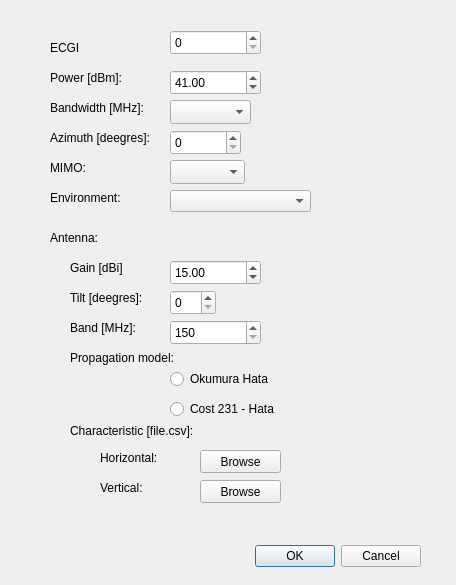
<?xml version="1.0" encoding="UTF-8"?>
<ui version="4.0">
 <class>SectorForm</class>
 <widget class="QDialog" name="SectorForm">
  <property name="geometry">
   <rect>
    <x>0</x>
    <y>0</y>
    <width>456</width>
    <height>585</height>
   </rect>
  </property>
  <property name="windowTitle">
   <string>Dialog</string>
  </property>
  <widget class="QDialogButtonBox" name="buttonBox">
   <property name="geometry">
    <rect>
     <x>80</x>
     <y>540</y>
     <width>341</width>
     <height>32</height>
    </rect>
   </property>
   <property name="orientation">
    <enum>Qt::Horizontal</enum>
   </property>
   <property name="standardButtons">
    <set>QDialogButtonBox::Cancel|QDialogButtonBox::Ok</set>
   </property>
  </widget>
  <widget class="QLabel" name="bandwidhtLabel">
   <property name="geometry">
    <rect>
     <x>50</x>
     <y>100</y>
     <width>111</width>
     <height>16</height>
    </rect>
   </property>
   <property name="text">
    <string>Bandwidth [MHz]:</string>
   </property>
  </widget>
  <widget class="QLabel" name="verticalLabel">
   <property name="geometry">
    <rect>
     <x>100</x>
     <y>480</y>
     <width>55</width>
     <height>16</height>
    </rect>
   </property>
   <property name="text">
    <string>Vertical:</string>
   </property>
  </widget>
  <widget class="QLabel" name="azimuthLabel">
   <property name="geometry">
    <rect>
     <x>50</x>
     <y>130</y>
     <width>121</width>
     <height>16</height>
    </rect>
   </property>
   <property name="text">
    <string>Azimuth [deegres]:</string>
   </property>
  </widget>
  <widget class="QLabel" name="bandLabel">
   <property name="geometry">
    <rect>
     <x>70</x>
     <y>320</y>
     <width>81</width>
     <height>16</height>
    </rect>
   </property>
   <property name="text">
    <string>Band [MHz]:</string>
   </property>
  </widget>
  <widget class="QSpinBox" name="azimuthSpinBox">
   <property name="geometry">
    <rect>
     <x>170</x>
     <y>130</y>
     <width>71</width>
     <height>25</height>
    </rect>
   </property>
   <property name="maximum">
    <number>359</number>
   </property>
  </widget>
  <widget class="QLabel" name="horizonstaLabel">
   <property name="geometry">
    <rect>
     <x>100</x>
     <y>450</y>
     <width>71</width>
     <height>16</height>
    </rect>
   </property>
   <property name="text">
    <string>Horizontal:</string>
   </property>
  </widget>
  <widget class="QDoubleSpinBox" name="powerDoubleSpinBox">
   <property name="geometry">
    <rect>
     <x>170</x>
     <y>70</y>
     <width>91</width>
     <height>25</height>
    </rect>
   </property>
   <property name="maximum">
    <double>50.000000000000000</double>
   </property>
   <property name="value">
    <double>41.000000000000000</double>
   </property>
  </widget>
  <widget class="QLabel" name="antennaLabel">
   <property name="geometry">
    <rect>
     <x>50</x>
     <y>230</y>
     <width>55</width>
     <height>16</height>
    </rect>
   </property>
   <property name="text">
    <string>Antenna:</string>
   </property>
  </widget>
  <widget class="QComboBox" name="mimoBox">
   <property name="geometry">
    <rect>
     <x>170</x>
     <y>160</y>
     <width>75</width>
     <height>24</height>
    </rect>
   </property>
  </widget>
  <widget class="QLabel" name="mimoLabel">
   <property name="geometry">
    <rect>
     <x>50</x>
     <y>160</y>
     <width>55</width>
     <height>16</height>
    </rect>
   </property>
   <property name="text">
    <string>MIMO:</string>
   </property>
  </widget>
  <widget class="QToolButton" name="HorizontalToolButton">
   <property name="geometry">
    <rect>
     <x>200</x>
     <y>450</y>
     <width>81</width>
     <height>23</height>
    </rect>
   </property>
   <property name="text">
    <string>Browse</string>
   </property>
  </widget>
  <widget class="QComboBox" name="bandwidthBox">
   <property name="geometry">
    <rect>
     <x>170</x>
     <y>100</y>
     <width>81</width>
     <height>24</height>
    </rect>
   </property>
  </widget>
  <widget class="QLabel" name="characteristicLabel">
   <property name="geometry">
    <rect>
     <x>70</x>
     <y>420</y>
     <width>151</width>
     <height>21</height>
    </rect>
   </property>
   <property name="text">
    <string>Characteristic [file.csv]:</string>
   </property>
  </widget>
  <widget class="QToolButton" name="VerticalToolButton">
   <property name="geometry">
    <rect>
     <x>200</x>
     <y>480</y>
     <width>81</width>
     <height>23</height>
    </rect>
   </property>
   <property name="text">
    <string>Browse</string>
   </property>
  </widget>
  <widget class="QLabel" name="powerLabel">
   <property name="geometry">
    <rect>
     <x>50</x>
     <y>70</y>
     <width>91</width>
     <height>16</height>
    </rect>
   </property>
   <property name="text">
    <string>Power [dBm]:</string>
   </property>
  </widget>
  <widget class="QSpinBox" name="tiltSpinBox">
   <property name="geometry">
    <rect>
     <x>170</x>
     <y>290</y>
     <width>46</width>
     <height>25</height>
    </rect>
   </property>
   <property name="maximum">
    <number>180</number>
   </property>
  </widget>
  <widget class="QLabel" name="tiltLabel">
   <property name="geometry">
    <rect>
     <x>70</x>
     <y>290</y>
     <width>91</width>
     <height>16</height>
    </rect>
   </property>
   <property name="text">
    <string>Tilt [deegres]:</string>
   </property>
  </widget>
  <widget class="QSpinBox" name="bandSpinBox">
   <property name="geometry">
    <rect>
     <x>170</x>
     <y>320</y>
     <width>91</width>
     <height>25</height>
    </rect>
   </property>
   <property name="minimum">
    <number>150</number>
   </property>
   <property name="maximum">
    <number>2000</number>
   </property>
   <property name="displayIntegerBase">
    <number>10</number>
   </property>
  </widget>
  <widget class="QLabel" name="label">
   <property name="geometry">
    <rect>
     <x>50</x>
     <y>190</y>
     <width>71</width>
     <height>16</height>
    </rect>
   </property>
   <property name="text">
    <string>Environment:</string>
   </property>
  </widget>
  <widget class="QComboBox" name="environmentComboBox">
   <property name="geometry">
    <rect>
     <x>170</x>
     <y>190</y>
     <width>141</width>
     <height>22</height>
    </rect>
   </property>
  </widget>
  <widget class="QLabel" name="label_2">
   <property name="geometry">
    <rect>
     <x>70</x>
     <y>350</y>
     <width>131</width>
     <height>16</height>
    </rect>
   </property>
   <property name="text">
    <string>Propagation model:</string>
   </property>
  </widget>
  <widget class="QRadioButton" name="okumyraRadioButton">
   <property name="geometry">
    <rect>
     <x>170</x>
     <y>370</y>
     <width>131</width>
     <height>18</height>
    </rect>
   </property>
   <property name="text">
    <string>Okumura Hata</string>
   </property>
  </widget>
  <widget class="QRadioButton" name="costRadioButton">
   <property name="geometry">
    <rect>
     <x>170</x>
     <y>400</y>
     <width>151</width>
     <height>18</height>
    </rect>
   </property>
   <property name="text">
    <string>Cost 231 - Hata</string>
   </property>
  </widget>
  <widget class="QLabel" name="label_3">
   <property name="geometry">
    <rect>
     <x>70</x>
     <y>260</y>
     <width>55</width>
     <height>16</height>
    </rect>
   </property>
   <property name="text">
    <string>Gain [dBi]</string>
   </property>
  </widget>
  <widget class="QDoubleSpinBox" name="gainDoubleSpinBox">
   <property name="geometry">
    <rect>
     <x>170</x>
     <y>260</y>
     <width>91</width>
     <height>25</height>
    </rect>
   </property>
   <property name="minimum">
    <double>10.000000000000000</double>
   </property>
   <property name="maximum">
    <double>30.000000000000000</double>
   </property>
   <property name="value">
    <double>15.000000000000000</double>
   </property>
  </widget>
  <widget class="QLabel" name="label_4">
   <property name="geometry">
    <rect>
     <x>50</x>
     <y>40</y>
     <width>55</width>
     <height>16</height>
    </rect>
   </property>
   <property name="text">
    <string>ECGI</string>
   </property>
  </widget>
  <widget class="QSpinBox" name="ecgiSpinBox">
   <property name="geometry">
    <rect>
     <x>170</x>
     <y>30</y>
     <width>91</width>
     <height>25</height>
    </rect>
   </property>
  </widget>
 </widget>
 <resources/>
 <connections>
  <connection>
   <sender>buttonBox</sender>
   <signal>accepted()</signal>
   <receiver>SectorForm</receiver>
   <slot>accept()</slot>
   <hints>
    <hint type="sourcelabel">
     <x>248</x>
     <y>254</y>
    </hint>
    <hint type="destinationlabel">
     <x>157</x>
     <y>274</y>
    </hint>
   </hints>
  </connection>
  <connection>
   <sender>buttonBox</sender>
   <signal>rejected()</signal>
   <receiver>SectorForm</receiver>
   <slot>reject()</slot>
   <hints>
    <hint type="sourcelabel">
     <x>316</x>
     <y>260</y>
    </hint>
    <hint type="destinationlabel">
     <x>286</x>
     <y>274</y>
    </hint>
   </hints>
  </connection>
 </connections>
</ui>
